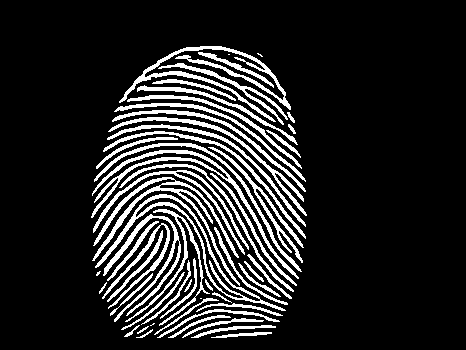
#> input picture 第2场训练赛/Fingerprint feature extraction/code/others/Fingerprint-Enhancement-Python-master/enhanced/05.tif, 466 x 350 px, found by its file name; its folder holds only this picture in this run
$ python preprocess.py   (older library calls are emulated)
#> lines starting #> are read from the running program, lines starting #| are printed output that depends on the picture; after the words box and inside, x2 and y2 are one past the last pixel; in counts of white or black regions, pixels touching at a corner belong together; long printed decimals are rounded
### 第2场训练赛/Fingerprint feature extraction/code/Feature_Extraction/src/CommonFunctions.py
import numpy as np
import pandas as pd
import skimage
import os
import cv2
import matplotlib.pyplot as plt
import seaborn as sns
from matplotlib.backends.backend_pdf import PdfPages
import skimage
import imutils


PROCESS_DIR = "../process"
RESULT_DIR = "../result"
FEATURE_DIR = "../featuresData"
DATA_DIR = '../../../data'
IMG_SRC_DIR = '../../../data/img'

NUM_PIC = 16
NUM_POINTS = 10

# [25 lines left out: functions plt_show, plot_mat, not called in this run]

def External_ellipse(edge_filter, mask):
    contours = cv2.findContours(edge_filter, cv2.RETR_EXTERNAL, cv2.CHAIN_APPROX_NONE)
    cnts = contours[0] if imutils.is_cv2() else contours[1]  # 用imutils来判断是opencv是2还是2+
    cnt = cnts[0]
    """ellipse为三元组(center, axes, angle)
    center：椭圆中心点坐标
    axes：椭圆尺寸（即长短轴）
    angle：旋转角度（顺时针方向）
    """
    ellipse = cv2.fitEllipse(cnt)
    # print(ellipse)

    return ellipse


# [43 lines left out: functions ShowResults, normalizedArr, not called in this run]

def getPrettyBytesStr(bytes):
    return ''.join(['0x%02x ' % b for b in bytes])

def fromPrettyBytesStr(prettyBytesStr):
    pass

# [21 lines left out: function getPrettyFeaturesBytes, not called in this run]

### 第2场训练赛/Fingerprint feature extraction/code/others/dd/preprocess.py

import cv2
import numpy as np
import skimage.morphology as sm
import skimage
import os

from Feature_Extraction.src.CommonFunctions import plt_show, External_ellipse

def enhance_dir(path, savepath):
#> called with path = '../enhanced', savepath = '../rotated'
    for imgfile in os.listdir(path):
        print(imgfile)
        img = cv2.imread(os.path.join(path, imgfile), 0)
#> img: shape (350, 466); 14.7% white; 55 white regions (5 under 20 px), largest, box (x1, y1, x2, y2) and area: (119, 46, 291, 122) 1784, (92, 177, 240, 286) 1674, (91, 150, 299, 279) 1570
        # 获取二值化图像
        img_01 = np.uint8(img > 128)
        # 未经细化的二值图像
        mask = img_01 * 255
        foregroundArea = skimage.morphology.closing(mask, sm.disk(20))
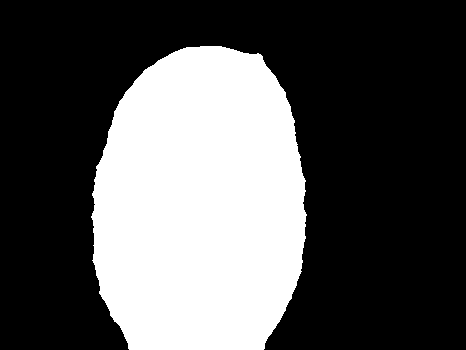
#> foregroundArea: shape (350, 466); 33.5% white; 1 white region, box (x1, y1, x2, y2) and area: (91, 46, 307, 350) 54687
        foregroundArea = skimage.morphology.erosion(foregroundArea, sm.disk(5))
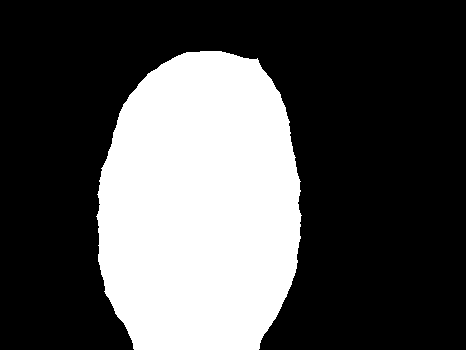
#> foregroundArea: shape (350, 466); 31.3% white; 1 white region
        # plt_show(foregroundArea)
        center, axes, angle = External_ellipse(foregroundArea, mask)
#> in External_ellipse, `contours = cv2.findContours(edge_filter, cv2.RETR_EXTERNAL, cv2.CHAIN_..`: contours = 1 contour; box (x1, y1, x2, y2) and area: (96, 51, 302, 350) 50634
#> in External_ellipse, `cnts = contours[0] if imutils.is_cv2() else contours[1]`: cnts has the same summary as contours
#> in External_ellipse, `cnt = cnts[0]`: cnt = contour of 800 points, box (x1, y1, x2, y2) (96, 51, 302, 350), area 50634
#> in External_ellipse, `ellipse = cv2.fitEllipse(cnt)`: ellipse = ((199.7, 206.8), (205.7, 316.5), 3.55)
#> center = (199.7, 206.8); axes = (205.7, 316.5); angle = 3.55
        if angle > 90:
            angle -= 180
        print(angle)
#| 3.553
        matRotate = cv2.getRotationMatrix2D(center, angle, 1.)
#> matRotate = [[0.998, 0.062, -12.43], [-0.062, 0.998, 12.77]]
        rotated = cv2.warpAffine(img, matRotate, (mask.shape[1],mask.shape[0]))
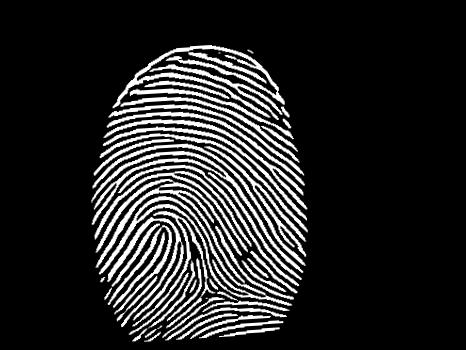
#> rotated: shape (350, 466); min 0, max 255, mean 37.4
        cv2.imwrite(os.path.join(savepath, imgfile), rotated)


if __name__ == '__main__':
    enhance_dir("../enhanced", "../rotated")

$ run again, on 第2场训练赛/Fingerprint feature extraction/code/others/Fingerprint-Enhancement-Python-master/enhanced/1.jpg
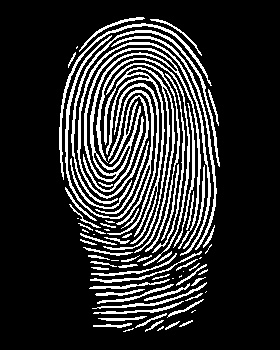
#> input picture 第2场训练赛/Fingerprint feature extraction/code/others/Fingerprint-Enhancement-Python-master/enhanced/1.jpg, 280 x 350 px, found by its file name
#> in enhance_dir, img is the input picture: shape (350, 280); min 0, max 255, mean 45.7
#> img_01: shape (350, 280); values 0 (black) and 1 (white), 17.9% white in thin lines or dots, all inside (x1, y1, x2, y2) = (59, 17, 220, 332)
#> in enhance_dir, `foregroundArea = skimage.morphology.erosion(foregroundArea, sm.disk(5))`:
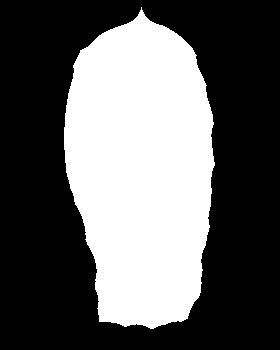
#> foregroundArea: shape (350, 280); 37.8% white; 1 white region
#> contours = 1 contour; box (x1, y1, x2, y2) and area: (64, 7, 215, 329) 36670
#> cnts has the same summary as contours
#> cnt = contour of 751 points, box (x1, y1, x2, y2) (64, 7, 215, 329), area 36670
#> ellipse = ((140.7, 168.3), (147.1, 325.7), 177)
#> in enhance_dir, `center, axes, angle = External_ellipse(foregroundArea, mask)`: center = (140.7, 168.3); axes = (147.1, 325.7); angle = 177
#> in enhance_dir, `angle -= 180`: angle = -3.04
#| -3.041
#> matRotate = [[0.999, -0.053, 9.13], [0.053, 0.999, -7.22]]
#> in enhance_dir, `rotated = cv2.warpAffine(img, matRotate, (mask.shape[1],mask.shape[0]))`:
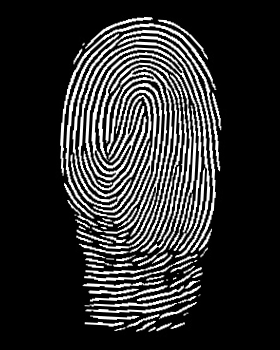
#> rotated: shape (350, 280); min 0, max 255, mean 45.7

$ run again, on 第2场训练赛/Fingerprint feature extraction/code/others/Fingerprint-Enhancement-Python-master/enhanced/11.tif
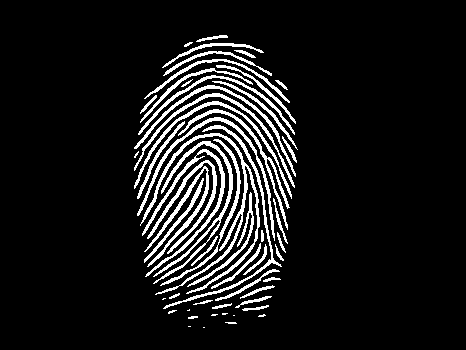
#> input picture 第2场训练赛/Fingerprint feature extraction/code/others/Fingerprint-Enhancement-Python-master/enhanced/11.tif, 466 x 350 px, found by its file name
#> img: shape (350, 466); 9.7% white in thin lines or dots, all inside (x1, y1, x2, y2) = (134, 35, 298, 328)
#> in enhance_dir, `foregroundArea = skimage.morphology.erosion(foregroundArea, sm.disk(5))`:
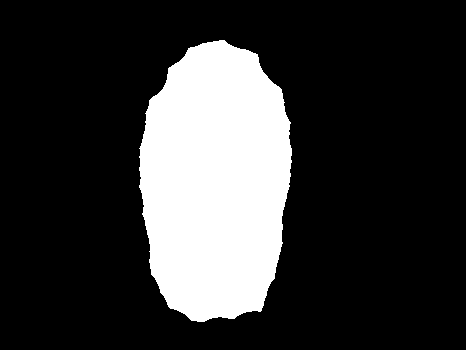
#> foregroundArea: shape (350, 466); 21% white; 1 white region
#> contours = 1 contour; box (x1, y1, x2, y2) and area: (139, 40, 292, 322) 33937
#> cnts has the same summary as contours
#> cnt = contour of 684 points, box (x1, y1, x2, y2) (139, 40, 292, 322), area 33937
#> ellipse = ((215.1, 181.7), (151.2, 288.4), 1.4)
#> center = (215.1, 181.7); axes = (151.2, 288.4); angle = 1.4
#| 1.405
#> matRotate = [[1, 0.0245, -4.39], [-0.0245, 1, 5.33]]
#> in enhance_dir, `rotated = cv2.warpAffine(img, matRotate, (mask.shape[1],mask.shape[0]))`:
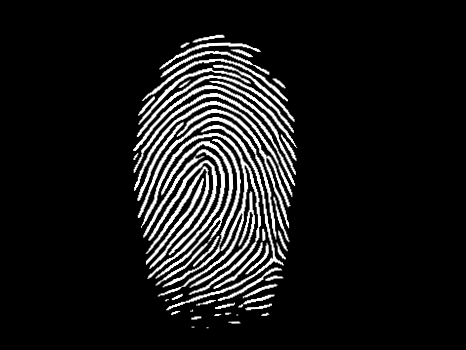
#> rotated: shape (350, 466); min 0, max 255, mean 24.7

$ run again, on 第2场训练赛/Fingerprint feature extraction/code/others/Fingerprint-Enhancement-Python-master/enhanced/12.tif
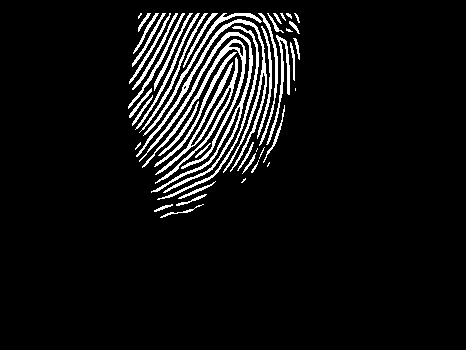
#> input picture 第2场训练赛/Fingerprint feature extraction/code/others/Fingerprint-Enhancement-Python-master/enhanced/12.tif, 466 x 350 px, found by its file name
#> img: shape (350, 466); 7% white in thin lines or dots, all inside (x1, y1, x2, y2) = (128, 13, 300, 218)
#> in enhance_dir, `foregroundArea = skimage.morphology.erosion(foregroundArea, sm.disk(5))`:
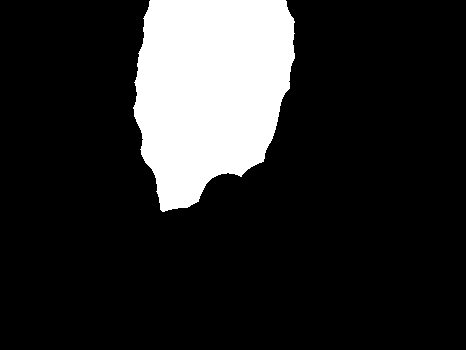
#> foregroundArea: shape (350, 466); 16.1% white; 1 white region
#> contours = 1 contour; box (x1, y1, x2, y2) and area: (133, 0, 295, 212) 25926
#> cnts has the same summary as contours
#> cnt = contour of 619 points, box (x1, y1, x2, y2) (133, 0, 295, 212), area 25926
#> ellipse = ((209.2, 87.86), (157.2, 225.3), 16.55)
#> center = (209.2, 87.86); axes = (157.2, 225.3); angle = 16.55
#| 16.546
#> matRotate = [[0.959, 0.285, -16.36], [-0.285, 0.959, 63.22]]
#> in enhance_dir, `rotated = cv2.warpAffine(img, matRotate, (mask.shape[1],mask.shape[0]))`:
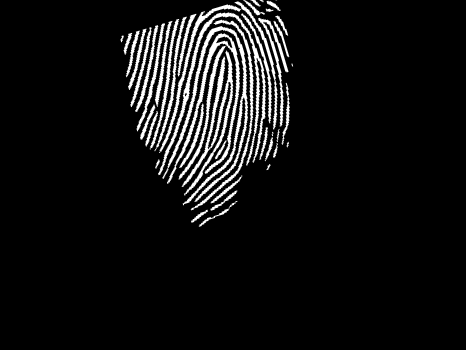
#> rotated: shape (350, 466); min 0, max 255, mean 17.8
